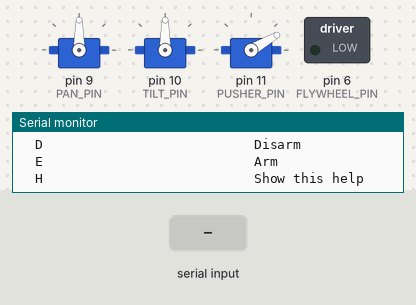
Simulated run of this sketch. Board: Arduino Uno, built with avr-gcc and run on an emulated ATmega328P. Parts: 3 × servo, switched loads named in the sketch (green lamp = pin HIGH), the last lines printed to the serial monitor. The inputs (shaded band) are chosen by the test bench.

Above: at 1.2 s.
1.3 s: "D\n" received over Serial
2.8 s: "E\n" received over Serial
4.3 s: "F\n" received over Serial
At 5.2 s:
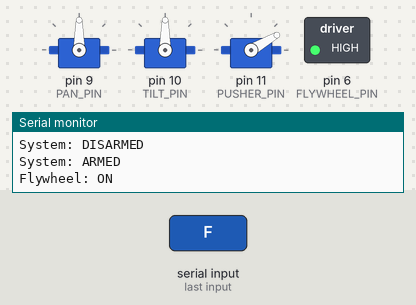
5.8 s: "P\n" received over Serial
At 5.88 s:
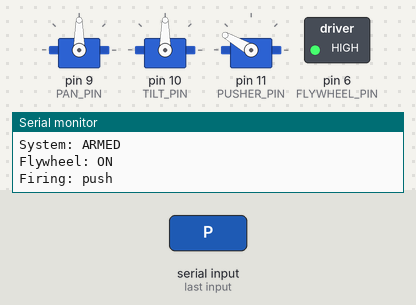
7.4 s: "f\n" received over Serial
At 8.7 s:
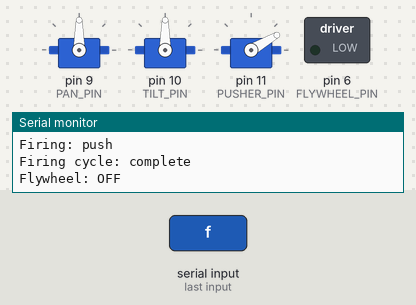
Timing chart, 0 to 9.9 s (numbered marks = the images above; inputs shaded):
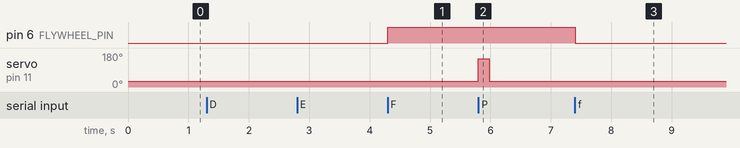

The sketch:

buzzkill.ino
```cpp
// Buzzkill turret firmware for the Arduino UNO Q's STM32 microcontroller.
//
// The command interface is intentionally line-oriented so it works from both
// the Arduino Serial Monitor and a Raspberry Pi/QNX serial process.

// IMPORTANT: Power the servos from a regulated external 5 V supply. Connect
// the servo supply ground to UNO Q ground. Drive the flywheel through a proper
// logic-level N-channel MOSFET and flyback protection suitable for the motor.

#include <Servo.h>

// ---------------------------------------------------------------------------
// Hardware and tuning configuration
// ---------------------------------------------------------------------------

constexpr int PAN_PIN = 9;       // D9
constexpr int TILT_PIN = 10;     // D10
constexpr int PUSHER_PIN = 11;   // D11
constexpr int FLYWHEEL_PIN = 6;  // D6

constexpr int CENTER_PAN = 90;
constexpr int CENTER_TILT = 90;

constexpr int PAN_MIN = 30;
constexpr int PAN_MAX = 150;
constexpr int TILT_MIN = 45;
constexpr int TILT_MAX = 135;

constexpr int PUSHER_FORWARD = 150;
constexpr int PUSHER_BACK = 30;

constexpr unsigned long FLYWHEEL_SPINUP_MS = 800;
constexpr unsigned long PUSHER_FORWARD_MS = 180;
constexpr unsigned long PUSHER_SETTLE_MS = 180;

// Delay in milliseconds between one-degree servo steps. Lower is faster.
constexpr unsigned long SERVO_SPEED = 12;

constexpr size_t COMMAND_BUFFER_SIZE = 64;

Servo panServo;
Servo tiltServo;
Servo pusherServo;

int currentPan = CENTER_PAN;
int currentTilt = CENTER_TILT;
int targetPan = CENTER_PAN;
int targetTilt = CENTER_TILT;

bool armed = false;
bool flywheelOn = false;
unsigned long lastServoStepMs = 0;

enum class FireState { IDLE, SPINUP, PUSHING, RETRACTING };
FireState fireState = FireState::IDLE;
unsigned long fireStateStartedMs = 0;
bool restoreFlywheelOff = false;

char serialBuffer[COMMAND_BUFFER_SIZE];
size_t serialLength = 0;
bool discardingSerialLine = false;

void handleSerial();
void movePanTilt(int panOffset, int tiltOffset);
void updatePanTilt();
void setFlywheel(bool enabled);
void fireOnce();
void updateFiring();
void cancelFiring();
void arm();
void disarm();
void emergencyStop();
void printHelp();
void printAimStatus();

void setup() {
  Serial.begin(115200);

  pinMode(FLYWHEEL_PIN, OUTPUT);
  digitalWrite(FLYWHEEL_PIN, LOW);

  panServo.attach(PAN_PIN, 500, 2500);
  tiltServo.attach(TILT_PIN, 500, 2500);
  pusherServo.attach(PUSHER_PIN, 500, 2500);

  panServo.write(CENTER_PAN);
  tiltServo.write(CENTER_TILT);
  pusherServo.write(PUSHER_BACK);
  setFlywheel(false);

  Serial.println();
  Serial.println("Buzzkill turret ready (DISARMED)");
  printHelp();
}

void loop() {
  handleSerial();
  updatePanTilt();
  updateFiring();
}

// Collect one newline-terminated command without blocking the control loop.
void handleSerial() {
  while (Serial.available() > 0) {
    const char incoming = static_cast<char>(Serial.read());

    if (discardingSerialLine) {
      if (incoming == '\r' || incoming == '\n') {
        discardingSerialLine = false;
      }
      continue;
    }

    if (incoming == '\r' || incoming == '\n') {
      if (serialLength == 0) {
        continue;
      }

      serialBuffer[serialLength] = '\0';
      serialLength = 0;

      char command = '\0';
      int panOffset = 0;
      int tiltOffset = 0;
      char extra = '\0';

      // Aim is the only command that accepts arguments. The extra conversion
      // rejects trailing junk such as "A 10 20 xyz".
      if (serialBuffer[0] == 'A') {
        if (sscanf(serialBuffer, " %c %d %d %c", &command, &panOffset,
                   &tiltOffset, &extra) != 3) {
          Serial.println("ERR: expected A <panOffset> <tiltOffset>");
          continue;
        }
        movePanTilt(panOffset, tiltOffset);
        continue;
      }

      // All remaining commands must be exactly one non-whitespace character.
      if (sscanf(serialBuffer, " %c %c", &command, &extra) != 1) {
        Serial.println("ERR: malformed command (H for help)");
        continue;
      }

      switch (command) {
        case 'F':
          if (!armed) {
            Serial.println("IGNORED: system is disarmed");
          } else {
            setFlywheel(true);
            // An explicit ON command becomes the state preserved after a shot.
            restoreFlywheelOff = false;
          }
          break;
        case 'f':
          if (fireState != FireState::IDLE) {
            cancelFiring();
            Serial.println("Firing cycle: cancelled");
          }
          setFlywheel(false);
          break;
        case 'P':
          fireOnce();
          break;
        case 'S':
          emergencyStop();
          break;
        case 'D':
          disarm();
          break;
        case 'E':
          arm();
          break;
        case 'H':
          printHelp();
          break;
        default:
          Serial.println("ERR: unknown command (H for help)");
          break;
      }
    } else if (serialLength < COMMAND_BUFFER_SIZE - 1) {
      serialBuffer[serialLength++] = incoming;
    } else {
      // Drop an overlong line, including bytes that arrive in a later loop.
      serialLength = 0;
      discardingSerialLine = true;
      Serial.println("ERR: command too long");
    }
  }
}

// Set safe targets. updatePanTilt() performs the actual gradual movement.
void movePanTilt(int panOffset, int tiltOffset) {
  targetPan = constrain(CENTER_PAN + panOffset, PAN_MIN, PAN_MAX);
  targetTilt = constrain(CENTER_TILT + tiltOffset, TILT_MIN, TILT_MAX);

  Serial.print("Moving to Pan: ");
  Serial.print(targetPan);
  Serial.print(" deg, Tilt: ");
  Serial.print(targetTilt);
  Serial.println(" deg");

  if (currentPan == targetPan && currentTilt == targetTilt) {
    printAimStatus();
  }
}

void updatePanTilt() {
  const unsigned long now = millis();
  if (now - lastServoStepMs < SERVO_SPEED) {
    return;
  }
  lastServoStepMs = now;

  bool moved = false;
  if (currentPan != targetPan) {
    currentPan += (targetPan > currentPan) ? 1 : -1;
    currentPan = constrain(currentPan, PAN_MIN, PAN_MAX);
    panServo.write(currentPan);
    moved = true;
  }
  if (currentTilt != targetTilt) {
    currentTilt += (targetTilt > currentTilt) ? 1 : -1;
    currentTilt = constrain(currentTilt, TILT_MIN, TILT_MAX);
    tiltServo.write(currentTilt);
    moved = true;
  }

  static bool wasMoving = false;
  if (!moved && wasMoving) {
    printAimStatus();
  }
  wasMoving = moved;
}

void setFlywheel(bool enabled) {
  flywheelOn = enabled;
  digitalWrite(FLYWHEEL_PIN, enabled ? HIGH : LOW);
  Serial.println(enabled ? "Flywheel: ON" : "Flywheel: OFF");
}

void fireOnce() {
  if (!armed) {
    Serial.println("IGNORED: system is disarmed");
    return;
  }
  if (fireState != FireState::IDLE) {
    Serial.println("IGNORED: firing cycle already active");
    return;
  }

  restoreFlywheelOff = !flywheelOn;
  fireStateStartedMs = millis();
  if (restoreFlywheelOff) {
    setFlywheel(true);
    Serial.println("Firing: spinning up");
    fireState = FireState::SPINUP;
  } else {
    Serial.println("Firing: push");
    pusherServo.write(PUSHER_FORWARD);
    fireState = FireState::PUSHING;
  }
}

void updateFiring() {
  if (fireState == FireState::IDLE) {
    return;
  }

  const unsigned long now = millis();
  const unsigned long elapsed = now - fireStateStartedMs;

  if (fireState == FireState::SPINUP && elapsed >= FLYWHEEL_SPINUP_MS) {
    Serial.println("Firing: push");
    pusherServo.write(PUSHER_FORWARD);
    fireState = FireState::PUSHING;
    fireStateStartedMs = now;
  } else if (fireState == FireState::PUSHING && elapsed >= PUSHER_FORWARD_MS) {
    pusherServo.write(PUSHER_BACK);
    fireState = FireState::RETRACTING;
    fireStateStartedMs = now;
  } else if (fireState == FireState::RETRACTING && elapsed >= PUSHER_SETTLE_MS) {
    if (restoreFlywheelOff) {
      setFlywheel(false);
    }
    fireState = FireState::IDLE;
    Serial.println("Firing cycle: complete");
  }
}

void cancelFiring() {
  pusherServo.write(PUSHER_BACK);
  fireState = FireState::IDLE;
  restoreFlywheelOff = false;
}

void arm() {
  armed = true;
  Serial.println("System: ARMED");
}

void disarm() {
  armed = false;
  cancelFiring();
  setFlywheel(false);
  Serial.println("System: DISARMED");
}

void emergencyStop() {
  armed = false;
  targetPan = CENTER_PAN;
  targetTilt = CENTER_TILT;
  cancelFiring();
  setFlywheel(false);
  Serial.println("EMERGENCY STOP: disarmed, pusher retracted, centering");
}

void printAimStatus() {
  Serial.print("Pan: ");
  Serial.print(currentPan);
  Serial.println(" deg");
  Serial.print("Tilt: ");
  Serial.print(currentTilt);
  Serial.println(" deg");
}

void printHelp() {
  Serial.println("Commands:");
  Serial.println("  A <panOffset> <tiltOffset>  Smooth aim relative to center");
  Serial.println("  F                           Flywheel ON");
  Serial.println("  f                           Flywheel OFF");
  Serial.println("  P                           Fire once (armed only)");
  Serial.println("  S                           Emergency stop and center");
  Serial.println("  D                           Disarm");
  Serial.println("  E                           Arm");
  Serial.println("  H                           Show this help");
}
```

Measured:
- after the input at 4.3 s, pin 6 (FLYWHEEL_PIN): LOW → HIGH at once
- after the input at 5.8 s, servo on pin 11 (PUSHER_PIN): 30° → 150° at once, → 30° 0.18 s later
- after the input at 7.4 s, pin 6 (FLYWHEEL_PIN): HIGH → LOW at once
